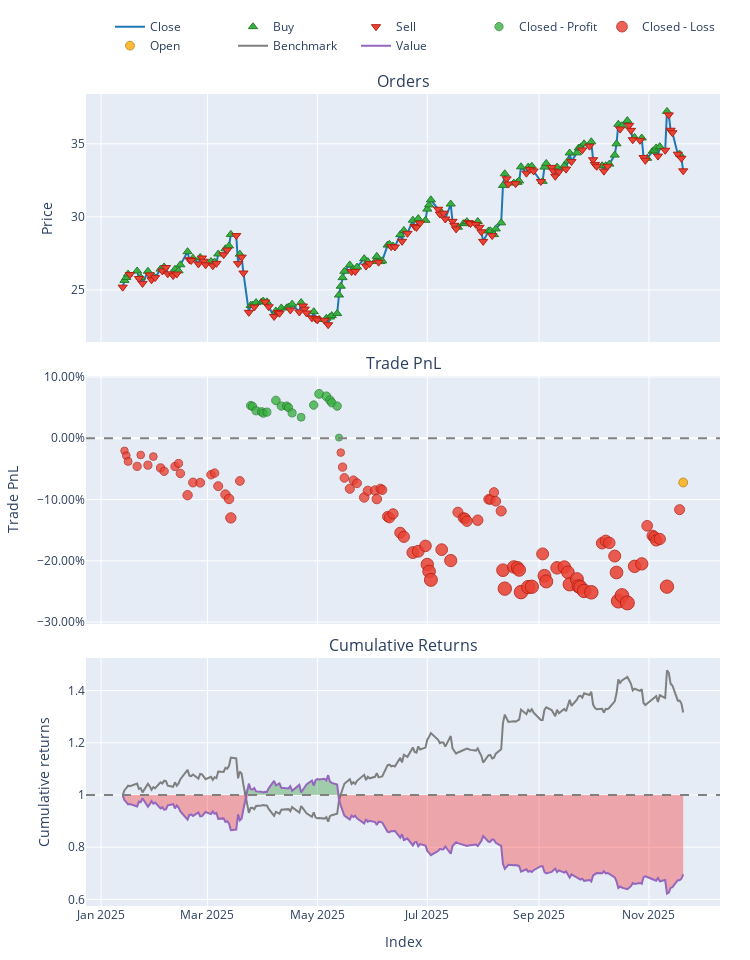

The notebook cell saved with this chart:
### Code cell
# Load and prepare data
data = pd.read_csv('data/processed/CWCO_processed_2022.csv')
if 'Date' in data.columns:
    data['Date'] = pd.to_datetime(data['Date'])
    data.set_index('Date', inplace=True)

# Split into train/test
split_idx = int(len(data) * 0.7)
df_train = data.iloc[:split_idx].copy()
df_test = data.iloc[split_idx:].copy()

# Initialize trainer
trainer = ModelTrainerRL(config['reinforcement_learning'])

# Prepare environments (handles feature scaling automatically)
env_train, env_test = trainer.prepare_environment(
    df_train, 
    df_test, 
    reward_func="profit"  # or "profit", "sortino", "cvar", "max_drawdown"
)

# Train PPO only
print("Training PPO...")
result = trainer.train_ppo(env_train)
model = result["model"]
print("Training Complete!")

# Evaluate with multiple seeds (recommended)
seeds = [42]
metrics_agg = trainer.evaluate_over_seeds(model, env_test, seeds, algorithm="PPO")

print("\n--- Multi-Seed Evaluation Results ---")
print(f"Total Return: {metrics_agg['total_return']['mean']:.2%} ± {metrics_agg['total_return']['ci95']}")
print(f"Sharpe Ratio: {metrics_agg['sharpe_ratio']['mean']:.3f} ± {metrics_agg['sharpe_ratio']['ci95']}")
print(f"Sortino Ratio: {metrics_agg['sortino_ratio']['mean']:.3f} ± {metrics_agg['sortino_ratio']['ci95']}")
print(f"Max Drawdown: {metrics_agg['max_drawdown']['mean']:.2%} ± {metrics_agg['max_drawdown']['ci95']}")

# Single run evaluation (if you only want one)
metrics_single = trainer.evaluate_model(model, env_test, algorithm="PPO", seed=42)
print("\n--- Single Run Evaluation ---")
print(f"Total Return: {metrics_single['total_return']:.2%}")
print(f"Sharpe Ratio: {metrics_single['sharpe_ratio']:.3f}")

# Save the model and artifacts
trainer.save_models("models/ppo_artifacts")

# Use model for inference (generate actions on new data)
obs, _ = env_test.reset(seed=42)
done = False
actions = []
while not done:
    action, _ = model.predict(obs, deterministic=True)
    actions.append(float(action[0]))
    obs, _, terminated, truncated, _ = env_test.step(action)
    done = terminated or truncated

print(f"\nGenerated {len(actions)} trading actions")

# --- CELL 5: RUN BACKTEST ---
print("Running Backtest...")

# Unpack the config dictionary using **
env_params = config['reinforcement_learning']['environment']

backtester = PortfolioBacktesterRL(env_params) 

portfolio = backtester.run_backtest(
    price_data=df_test['close'], 
    predicted_weights=np.array(actions),
    lookback_window=env_params.get('lookback_window', 30) # Important for data alignment
)
comparison = backtester.compare_with_buy_and_hold_rl()
# Show Metrics
metrics = backtester.get_performance_metrics()
print("\n--- Strategy Performance ---")
for k, v in metrics.items():
    print(f"{k}: {v:.4f}")

# Plot
portfolio.plot().show()
